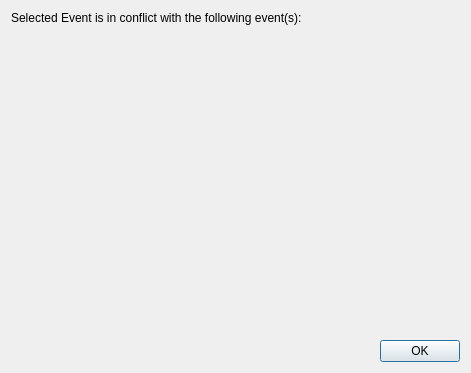
<?xml version="1.0" encoding="UTF-8"?>
<ui version="4.0">
 <class>ConflictsDialog</class>
 <widget class="QDialog" name="ConflictsDialog">
  <property name="geometry">
   <rect>
    <x>0</x>
    <y>0</y>
    <width>471</width>
    <height>373</height>
   </rect>
  </property>
  <property name="windowTitle">
   <string>Dialog</string>
  </property>
  <layout class="QVBoxLayout" name="verticalLayout">
   <item>
    <widget class="QLabel" name="message">
     <property name="text">
      <string>Selected Event is in conflict with the following event(s):</string>
     </property>
     <property name="wordWrap">
      <bool>true</bool>
     </property>
    </widget>
   </item>
   <item>
    <widget class="ConflictDialogContainer" name="container" native="true">
     <property name="sizePolicy">
      <sizepolicy hsizetype="Expanding" vsizetype="Expanding">
       <horstretch>0</horstretch>
       <verstretch>1</verstretch>
      </sizepolicy>
     </property>
    </widget>
   </item>
   <item>
    <layout class="QHBoxLayout" name="horizontalLayout">
     <item>
      <spacer name="horizontalSpacer">
       <property name="orientation">
        <enum>Qt::Horizontal</enum>
       </property>
       <property name="sizeHint" stdset="0">
        <size>
         <width>40</width>
         <height>20</height>
        </size>
       </property>
      </spacer>
     </item>
     <item>
      <widget class="QPushButton" name="okButton">
       <property name="text">
        <string>OK</string>
       </property>
      </widget>
     </item>
    </layout>
   </item>
  </layout>
 </widget>
 <customwidgets>
  <customwidget>
   <class>ConflictDialogContainer</class>
   <extends>QWidget</extends>
   <header>conflictdialogcontainer.h</header>
   <container>1</container>
  </customwidget>
 </customwidgets>
 <resources/>
 <connections>
  <connection>
   <sender>okButton</sender>
   <signal>clicked()</signal>
   <receiver>ConflictsDialog</receiver>
   <slot>close()</slot>
   <hints>
    <hint type="sourcelabel">
     <x>301</x>
     <y>156</y>
    </hint>
    <hint type="destinationlabel">
     <x>175</x>
     <y>89</y>
    </hint>
   </hints>
  </connection>
 </connections>
</ui>
